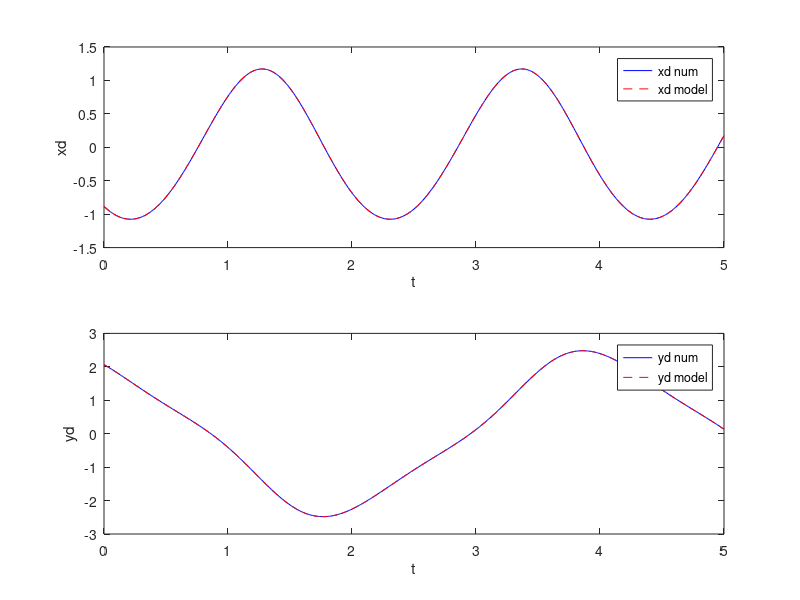

Source code (MATLAB):
% Planar 2R parameters
l1 = 1.0;
l2 = 0.7;
omega = 1.5;
T = 5.0;
N = 501;
t = linspace(0, T, N);
h = t(2) - t(1);

q1 = sin(omega * t);
q2 = cos(omega * t);

% joint velocities: numerical (central differences)
dq1_num = zeros(1, N);
dq2_num = zeros(1, N);
dq1_num(1) = (q1(2) - q1(1)) / h;
dq1_num(end) = (q1(end) - q1(end - 1)) / h;
dq2_num(1) = (q2(2) - q2(1)) / h;
dq2_num(end) = (q2(end) - q2(end - 1)) / h;
for k = 2:N-1
    dq1_num(k) = (q1(k + 1) - q1(k - 1)) / (2 * h);
    dq2_num(k) = (q2(k + 1) - q2(k - 1)) / (2 * h);
end

% joint velocities: analytic
dq1_ana = omega * cos(omega * t);
dq2_ana = -omega * sin(omega * t);

% task-space position
x = l1 * cos(q1) + l2 * cos(q1 + q2);
y = l1 * sin(q1) + l2 * sin(q1 + q2);

% task-space velocity: numerical differentiation of x,y
xd_num = zeros(1, N);
yd_num = zeros(1, N);
xd_num(1) = (x(2) - x(1)) / h;
xd_num(end) = (x(end) - x(end - 1)) / h;
yd_num(1) = (y(2) - y(1)) / h;
yd_num(end) = (y(end) - y(end - 1)) / h;
for k = 2:N-1
    xd_num(k) = (x(k + 1) - x(k - 1)) / (2 * h);
    yd_num(k) = (y(k + 1) - y(k - 1)) / (2 * h);
end

% task-space velocity: model-based via Jacobian
xd_model = zeros(1, N);
yd_model = zeros(1, N);
for k = 1:N
    s1 = sin(q1(k));
    c1 = cos(q1(k));
    s12 = sin(q1(k) + q2(k));
    c12 = cos(q1(k) + q2(k));
    J = [ -l1 * s1 - l2 * s12, -l2 * s12;
           l1 * c1 + l2 * c12,  l2 * c12 ];
    dq = [dq1_ana(k); dq2_ana(k)];
    v = J * dq;
    xd_model(k) = v(1);
    yd_model(k) = v(2);
end

% Simple comparison plot
figure;
subplot(2, 1, 1);
plot(t, xd_num, 'b', t, xd_model, 'r--');
legend('xd num', 'xd model');
xlabel('t');
ylabel('xd');

subplot(2, 1, 2);
plot(t, yd_num, 'b', t, yd_model, 'r--');
legend('yd num', 'yd model');
xlabel('t');
ylabel('yd');
      
